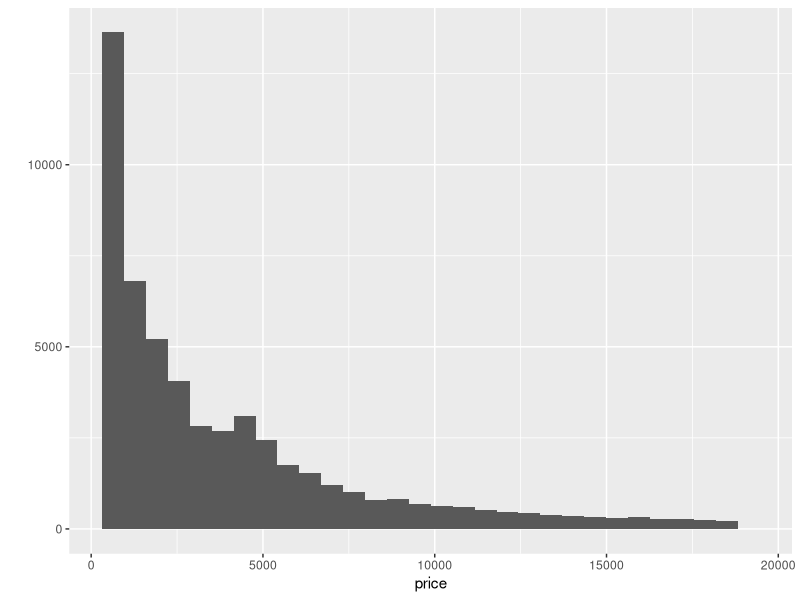
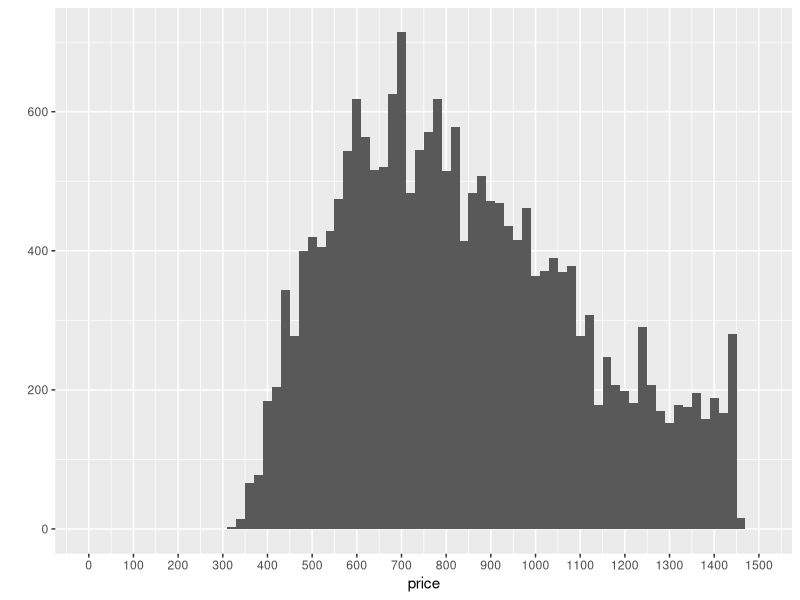
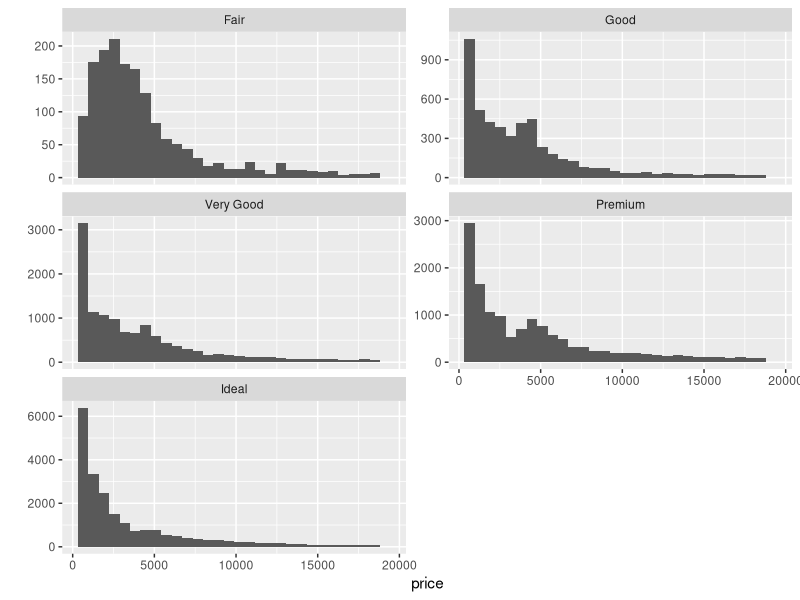
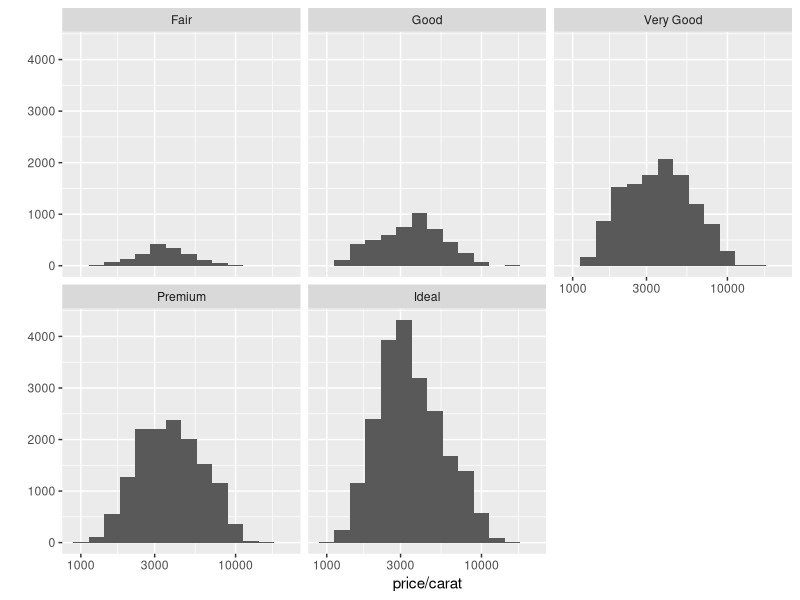
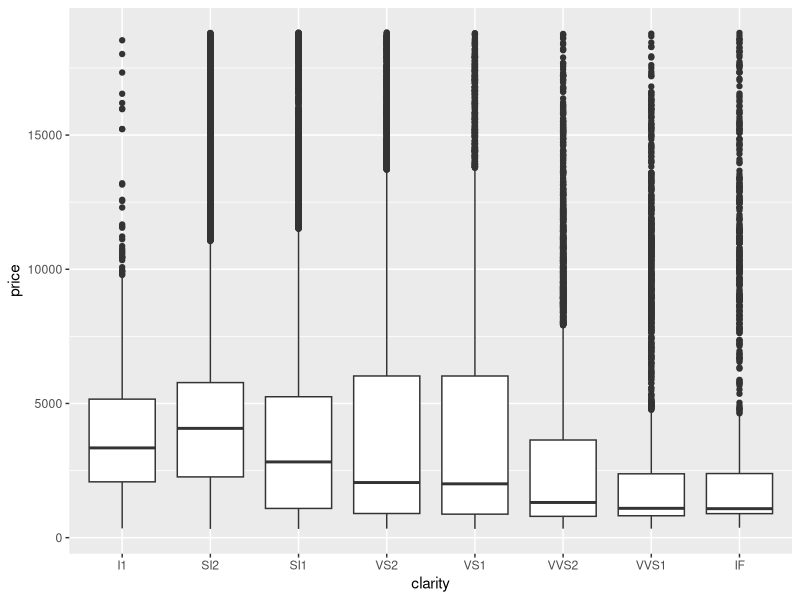
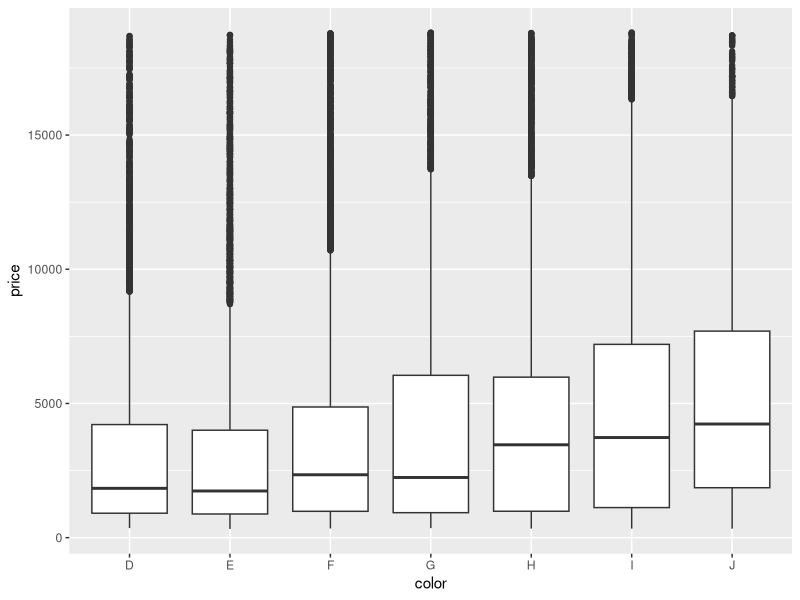
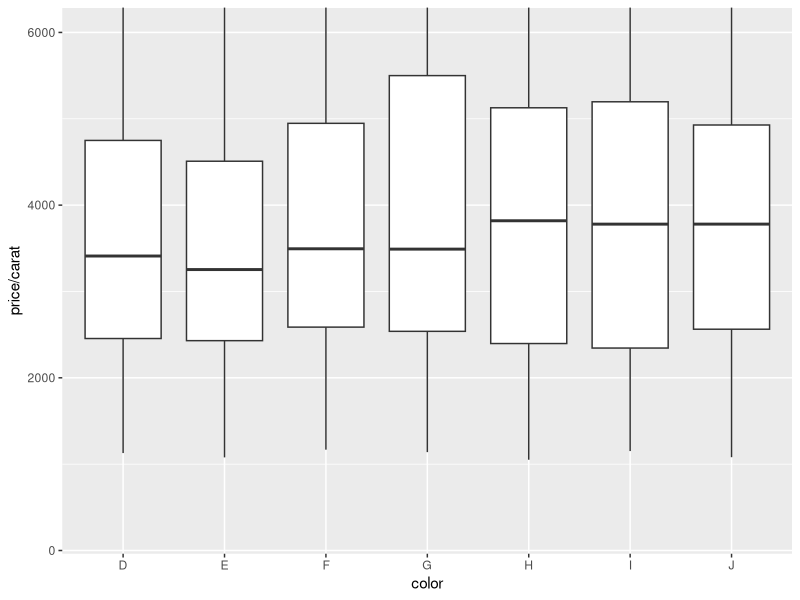
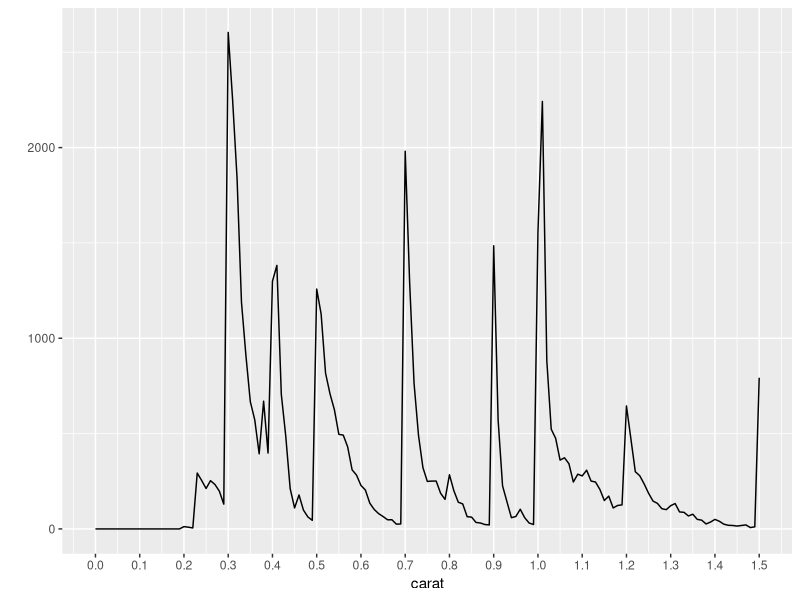

Source code (R) for these figures, in order:
## ---- chunk 1
library(ggplot2)
library(GGally)
library(scales)
library(memisc)
library(RColorBrewer)

data("diamonds")
## ---- chunk 2
dim(diamonds)
## ---- chunk 3
str(diamonds)
## ---- chunk 4
summary(diamonds)
## ---- chunk 5
levels(diamonds$cut)
levels(diamonds$color)
levels(diamonds$clarity)
## ---- chunk 6
qplot(data = diamonds, x = price)
summary(diamonds$price)
## ---- chunk 7
sum(diamonds$price < 500)
sum(diamonds$price < 250)
sum(diamonds$price >= 15000)
## ---- chunk 8
qplot(data = diamonds, x = price,
      binwidth = 20) +
  scale_x_continuous(limits = c(0, 1500), breaks = seq(0, 1500, 100))

Mode <- function(x) {
  ux <- unique(x)
  ux[which.max(tabulate(match(x, ux)))]
}

Mode(diamonds$price)
## ---- chunk 9
qplot(data = diamonds, x = price) +
  facet_wrap(~cut, ncol= 2, scales = 'free_y')

by(diamonds$price, diamonds$cut, summary)
## ---- chunk 10
qplot(data = diamonds, x = price / carat, binwidth = 0.1) +
  facet_wrap(~cut) +
  scale_x_log10()
## ---- chunk 11
qplot(data = diamonds, x = clarity, y = price, geom = 'boxplot')
by(diamonds$price, diamonds$clarity, summary)
## ---- chunk 12
qplot(data = diamonds, x = color, y = price, geom = 'boxplot')
by(diamonds$price, diamonds$color, summary)
## ---- chunk 13
qplot(data = diamonds, x = color, y = price / carat, geom = 'boxplot') +
  coord_cartesian(ylim = c(250, 6000))
## ---- chunk 14
qplot(data = diamonds, x = carat, binwidth = 0.01, geom = 'freqpoly') +
  scale_x_continuous(limits = c(0, 1.5), breaks = seq(0, 1.5, 0.1))

## ---- chunk 15
ggplot(aes(x = x , y = price), data = diamonds) +
  geom_jitter(alpha= 1/20) +
  xlim(3, 9)
## ---- chunk 16
cor.test(diamonds$price, diamonds$x)
cor.test(diamonds$price, diamonds$y)
cor.test(diamonds$price, diamonds$z)
## ---- chunk 17
ggplot(aes(x = depth, y = price), data = diamonds) +
  geom_point(alpha = 0.05,
             position = position_jitter(h = 0),
             color = 'orange')
## ---- chunk 18
cor.test(diamonds$price, diamonds$depth)
## ---- chunk 19
ggplot(aes(x = carat, y = price), data = diamonds) +
  geom_point() + 
  xlim(0, quantile(diamonds$carat, 0.99)) +
  ylim(0, quantile(diamonds$price, 0.99))
## ---- chunk 20
diamonds$volume <- diamonds$x * diamonds$y * diamonds$z
ggplot(aes(x = volume, y = price), data = diamonds) +
  geom_point()
## ---- chunk 21

with(subset(diamonds, volume > 0 & volume < 800), cor(price, volume))
## ---- chunk 22
ggplot(aes(x = volume, y = price), data = subset(diamonds, volume > 0 & volume < 800)) +
  geom_point(alpha = 1/20) +
  geom_smooth(method = 'lm', color = 'red')
## ---- chunk 23
library(dplyr)
diamondsByClarity <- diamonds %>%
  group_by(clarity) %>%
  summarize(mean_price = mean(price),
            median_price = median(price),
            min_price = min(price),
            max_price = max(price),
            n = n()) %>%
  arrange(clarity)
head(diamondsByClarity)
## ---- chunk 24
diamonds_by_clarity <- group_by(diamonds, clarity)
diamonds_mp_by_clarity <- summarise(diamonds_by_clarity, mean_price = mean(price))

diamonds_by_color <- group_by(diamonds, color)
diamonds_mp_by_color <- summarise(diamonds_by_color, mean_price = mean(price))

p1 <- ggplot(aes(x = clarity, y = mean_price), data = diamonds_mp_by_clarity) +
  geom_bar(stat = 'identity')

p2 <- ggplot(aes(x = color, y = mean_price), data = diamonds_mp_by_color) +
  geom_bar(stat = 'identity')

library(gridExtra)
grid.arrange(p1, p2, ncol = 1)
## ---- chunk 25
diamonds_by_cut <- group_by(diamonds, cut)
diamonds_mp_by_cut <- summarise(diamonds_by_cut, mean_price = mean(price))

p3 <- ggplot(aes(x = cut, y = mean_price), data = diamonds_mp_by_cut) +
  geom_bar(stat = 'identity')

grid.arrange(p1, p2, p3, ncol = 1)
## ---- chunk 26
library(ggplot2)
data(diamonds)

ggplot(aes(x = carat, y = price), data = diamonds) +
  geom_point(fill = I('#F79420'), color = I('black'), shape = 21) +
  xlim(0, quantile(diamonds$carat, .99)) +
  ylim(0, quantile(diamonds$price, .99))
## ---- chunk 27
ggplot(aes(x = carat, y = price), data = diamonds) +
  geom_point(color = '#F79420', alpha = 1/4) +
  stat_smooth(method = 'lm') +
  scale_x_continuous(lim = c(0, quantile(diamonds$carat, 0.99))) +
  scale_y_continuous(lim = c(0, quantile(diamonds$price, 0.99)))
## ---- chunk 28

# sample 10,000 diamonds from the data set
set.seed(20022012)
diamond_samp <- diamonds[sample(1:length(diamonds$price), 10000), ]
ggpairs(diamond_samp,
        axisLabels = 'internal',
        lower = list(continuous = wrap('points', shape = I('.'))),
        upper = list(combo = wrap('box', outlier.shape = I('.'))))
## ---- chunk 29
library(gridExtra)

plot1 <- qplot(data = diamonds, x = price, binwidth = 100, fill = I('#099DD9')) + 
  ggtitle('Price')

plot2 <- qplot(data = diamonds, x = price, binwidth = .01, fill = I('#F79420')) +
  ggtitle('Price (log10)') +
  scale_x_log10()

grid.arrange(plot1, plot2)
## ---- chunk 30
qplot(carat, price, data = diamonds) +
  scale_y_continuous(trans = log10_trans()) +
  ggtitle('Price (log10) by Carat')
## ---- chunk 31
cuberoot_trans = function() trans_new('cuberoot', transform = function(x) x^(1/3),
                                      inverse = function(x) x^3)
## ---- chunk 32
ggplot(aes(carat, price), data = diamonds) + 
  geom_point() + 
  scale_x_continuous(trans = cuberoot_trans(), limits = c(0.2, 3),
                     breaks = c(0.2, 0.5, 1, 2, 3)) + 
  scale_y_continuous(trans = log10_trans(), limits = c(350, 15000),
                     breaks = c(350, 1000, 5000, 10000, 15000)) +
  ggtitle('Price (log10) by Cube-Root of Carat')
## ---- chunk 33
head(sort(table(diamonds$carat), decreasing = T))
head(sort(table(diamonds$price), decreasing = T))
## ---- chunk 34
ggplot(aes(carat, price), data = diamonds) + 
  geom_point(alpha = 0.5, size = 0.75, position = 'jitter') +
  scale_x_continuous(trans = cuberoot_trans(), limits = c(0.2, 3),
                     breaks = c(0.2, 0.5, 1, 2, 3)) + 
  scale_y_continuous(trans = log10_trans(), limits = c(350, 15000),
                     breaks = c(350, 1000, 5000, 10000, 15000)) +
  ggtitle('Price (log10) by Cube-Root of Carat')
## ---- chunk 35

ggplot(aes(x = carat, y = price, color = clarity), data = diamonds) + 
  geom_point(alpha = 0.5, size = 1, position = 'jitter') +
  scale_color_brewer(type = 'div',
    guide = guide_legend(title = 'Clarity', reverse = T,
    override.aes = list(alpha = 1, size = 2))) +  
  scale_x_continuous(trans = cuberoot_trans(), limits = c(0.2, 3),
    breaks = c(0.2, 0.5, 1, 2, 3)) + 
  scale_y_continuous(trans = log10_trans(), limits = c(350, 15000),
    breaks = c(350, 1000, 5000, 10000, 15000)) +
  ggtitle('Price (log10) by Cube-Root of Carat and Clarity')
## ---- chunk 36
ggplot(aes(x = carat, y = price, color = cut), data = diamonds) + 
  geom_point(alpha = 0.5, size = 1, position = 'jitter') +
  scale_color_brewer(type = 'div',
                     guide = guide_legend(title = 'Cut', reverse = T,
                                          override.aes = list(alpha = 1, size = 2))) +  
  scale_x_continuous(trans = cuberoot_trans(), limits = c(0.2, 3),
                     breaks = c(0.2, 0.5, 1, 2, 3)) + 
  scale_y_continuous(trans = log10_trans(), limits = c(350, 15000),
                     breaks = c(350, 1000, 5000, 10000, 15000)) +
  ggtitle('Price (log10) by Cube-Root of Carat and Cut')
## ---- chunk 37
ggplot(aes(x = carat, y = price, color = color), data = diamonds) + 
  geom_point(alpha = 0.5, size = 1, position = 'jitter') +
  scale_color_brewer(type = 'div',
                     guide = guide_legend(title = 'Color', reverse = FALSE,
                                          override.aes = list(alpha = 1, size = 2))) +  
  scale_x_continuous(trans = cuberoot_trans(), limits = c(0.2, 3),
                     breaks = c(0.2, 0.5, 1, 2, 3)) + 
  scale_y_continuous(trans = log10_trans(), limits = c(350, 15000),
                     breaks = c(350, 1000, 5000, 10000, 15000)) +
  ggtitle('Price (log10) by Cube-Root of Carat and Color')
## ---- chunk 38
m1 <- lm(I(log(price)) ~ I(carat^(1/3)), data = diamonds)
m2 <- update(m1, ~ . + carat)
m3 <- update(m2, ~ . + cut)
m4 <- update(m3, ~ . + color)
m5 <- update(m4, ~ . + clarity)
mtable(m1, m2, m3, m4, m5, sdigits = 3)
